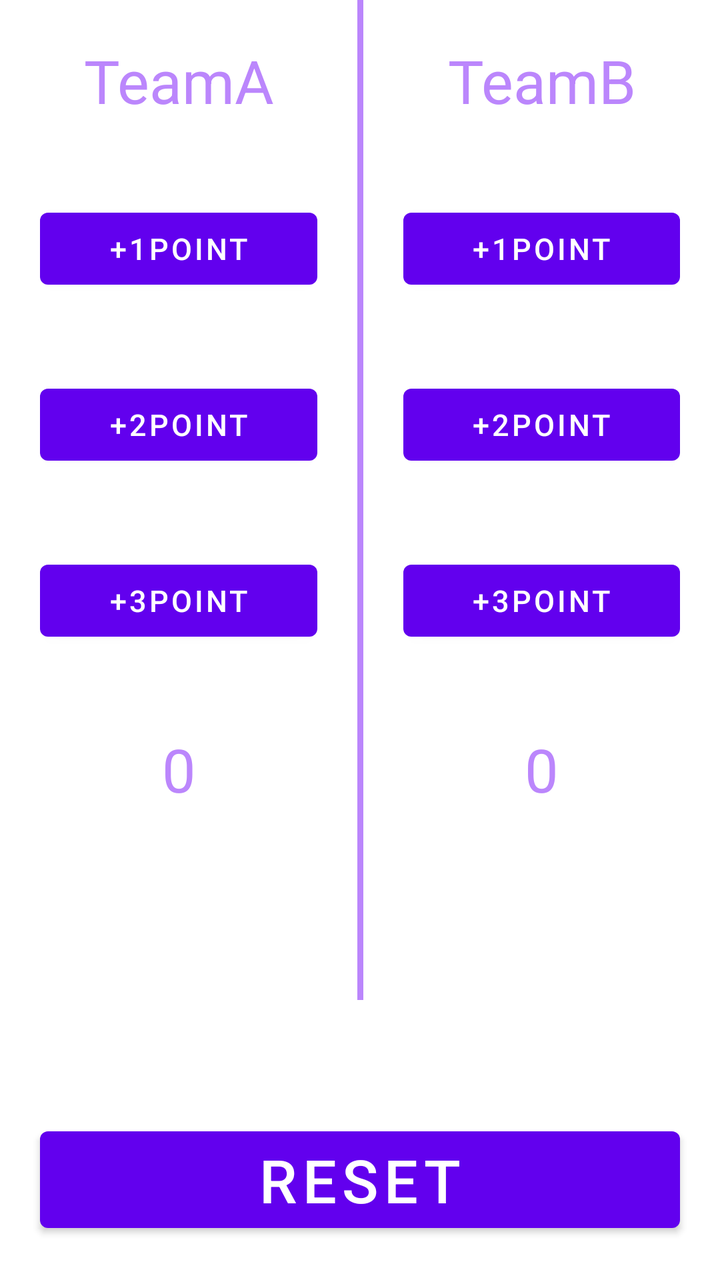
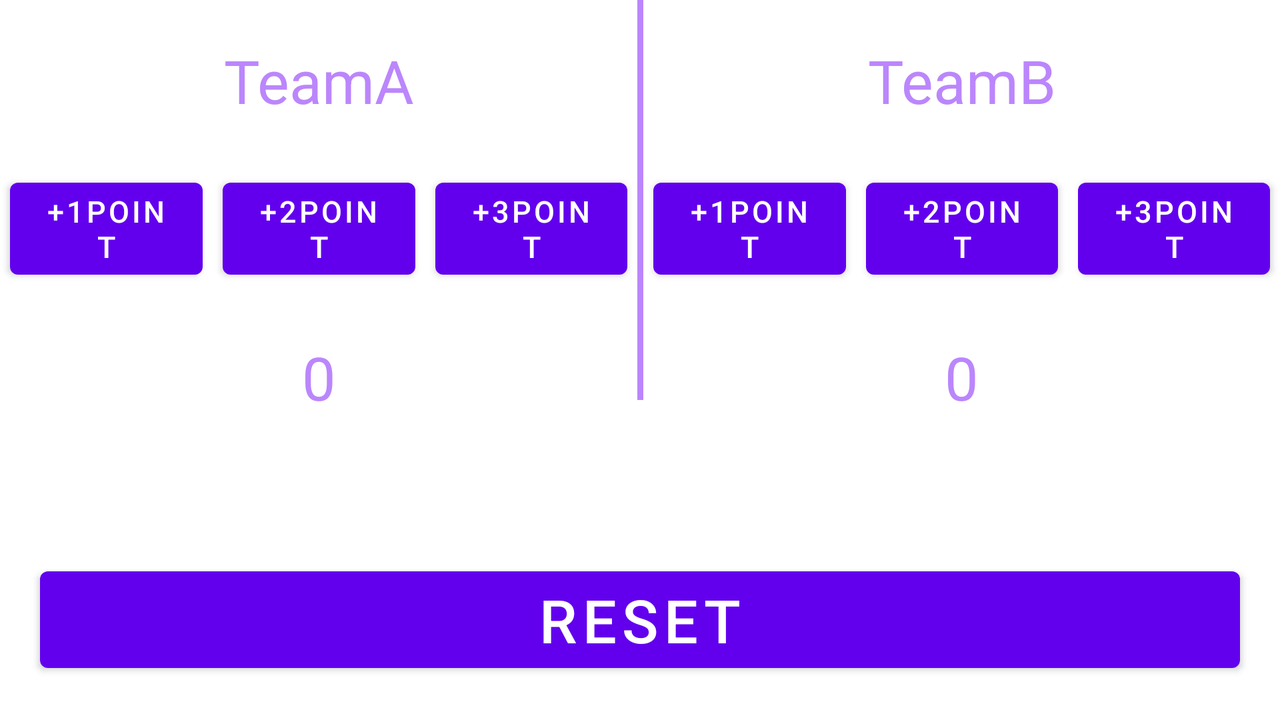

Compare how this app lays out the same screen by default and in its alternative resource folder. The renders come first, then the two layout files and the values they reference.
<!-- AndroidManifest.xml: application theme Theme.MyCount -->
<!-- res/layout/activity_main.xml -->
<?xml version="1.0" encoding="utf-8"?>
<androidx.constraintlayout.widget.ConstraintLayout xmlns:android="http://schemas.android.com/apk/res/android"
    xmlns:app="http://schemas.android.com/apk/res-auto"
    xmlns:tools="http://schemas.android.com/tools"
    android:layout_width="match_parent"
    android:layout_height="match_parent"
    tools:context=".MainActivity">

    <LinearLayout
        android:layout_width="match_parent"
        android:layout_height="match_parent"
        android:layout_gravity="center"
        android:orientation="horizontal">

        <LinearLayout
            android:layout_width="match_parent"
            android:layout_height="wrap_content"
            android:layout_weight="1"
            android:orientation="vertical">

            <TextView
                android:id="@+id/textView"
                android:layout_width="match_parent"
                android:layout_height="wrap_content"
                android:layout_margin="20dp"
                android:gravity="center"
                android:text="TeamA"
                android:textColor="@color/purple_200"
                android:textSize="30dp" />

            <Button
                android:id="@+id/button"
                android:layout_width="match_parent"
                android:layout_height="wrap_content"
                android:layout_margin="20dp"
                android:gravity="center"
                android:onClick="OnClick1"
                android:text="+1Point"
                android:textSize="15dp" />

            <Button
                android:id="@+id/button2"
                android:layout_width="match_parent"
                android:layout_height="wrap_content"
                android:layout_margin="20dp"
                android:gravity="center"
                android:onClick="OnClick1"
                android:text="+2Point"
                android:textSize="15dp" />

            <Button
                android:id="@+id/button3"
                android:layout_width="match_parent"
                android:layout_height="wrap_content"
                android:layout_margin="20dp"
                android:gravity="center"
                android:onClick="OnClick1"
                android:text="+3Point"
                android:textSize="15dp" />

            <TextView
                android:id="@+id/textView2"
                android:layout_width="match_parent"
                android:layout_height="wrap_content"
                android:layout_margin="20dp"
                android:layout_marginBottom="80dp"
                android:gravity="center"
                android:text="0"
                android:textColor="@color/purple_200"
                android:textSize="30dp"
                app:layout_constraintBottom_toTopOf="@+id/button4"
                app:layout_constraintEnd_toEndOf="@+id/button4" />

        </LinearLayout>

        <TextView
            android:layout_width="3dp"
            android:layout_height="500dp"
            android:background="@color/purple_200" />

        <LinearLayout
            android:layout_width="match_parent"
            android:layout_height="match_parent"
            android:layout_weight="1"
            android:orientation="vertical">

            <TextView
                android:id="@+id/textView1"
                android:layout_width="match_parent"
                android:layout_height="wrap_content"
                android:layout_margin="20dp"
                android:gravity="center"
                android:text="TeamB"
                android:textColor="@color/purple_200"
                android:textSize="30dp" />

            <Button
                android:id="@+id/button5"
                android:layout_width="match_parent"
                android:layout_height="wrap_content"
                android:layout_margin="20dp"
                android:gravity="center"
                android:onClick="OnClick2"
                android:text="+1Point"
                android:textSize="15dp" />

            <Button
                android:id="@+id/button6"
                android:layout_width="match_parent"
                android:layout_height="wrap_content"
                android:layout_margin="20dp"
                android:gravity="center"
                android:onClick="OnClick2"
                android:text="+2Point"
                android:textSize="15dp" />

            <Button
                android:id="@+id/button7"
                android:layout_width="match_parent"
                android:layout_height="wrap_content"
                android:layout_margin="20dp"
                android:gravity="center"
                android:onClick="OnClick2"
                android:text="+3Point"
                android:textSize="15dp" />

            <TextView
                android:id="@+id/textView3"
                android:layout_width="match_parent"
                android:layout_height="wrap_content"
                android:layout_margin="20dp"
                android:layout_marginBottom="80dp"
                android:gravity="center"
                android:text="0"
                android:textColor="@color/purple_200"
                android:textSize="30dp"
                app:layout_constraintBottom_toTopOf="@+id/button4"
                app:layout_constraintEnd_toEndOf="@+id/button4" />

        </LinearLayout>


    </LinearLayout>

    <Button
        android:id="@+id/button4"
        android:layout_width="match_parent"
        android:layout_height="wrap_content"
        android:layout_margin="20dp"
        android:gravity="center"
        android:onClick="OnClick3"
        android:text="RESET"
        android:textSize="30dp"
        app:layout_constraintBottom_toBottomOf="parent"
        tools:layout_editor_absoluteX="20dp" />

</androidx.constraintlayout.widget.ConstraintLayout>
<!-- resources referenced by this layout -->
<resources>
  <style name="Theme.MyCount" parent="Theme.MaterialComponents.DayNight.DarkActionBar">
          
          <item name="colorPrimary">@color/purple_500</item>
          <item name="colorPrimaryVariant">@color/purple_700</item>
          <item name="colorOnPrimary">@color/white</item>
          
          <item name="colorSecondary">@color/teal_200</item>
          <item name="colorSecondaryVariant">@color/teal_700</item>
          <item name="colorOnSecondary">@color/black</item>
          
          <item name="android:statusBarColor" tools:targetApi="l">?attr/colorPrimaryVariant</item>
          
      </style>
</resources>
<!-- res/layout-land/activity_main.xml (the repository's variant of the layout above) -->
<!-- drawn on the phone turned sideways -->
<?xml version="1.0" encoding="utf-8"?>
<androidx.constraintlayout.widget.ConstraintLayout xmlns:android="http://schemas.android.com/apk/res/android"
    xmlns:app="http://schemas.android.com/apk/res-auto"
    xmlns:tools="http://schemas.android.com/tools"
    android:layout_width="match_parent"
    android:layout_height="match_parent"
    tools:context=".MainActivity">

    <LinearLayout
        android:layout_width="match_parent"
        android:layout_height="match_parent"
        android:layout_gravity="center"
        android:orientation="horizontal">

        <LinearLayout
            android:layout_width="match_parent"
            android:layout_height="wrap_content"
            android:layout_weight="1"
            android:orientation="vertical">

            <TextView
                android:id="@+id/textView"
                android:layout_width="match_parent"
                android:layout_height="wrap_content"
                android:layout_margin="20dp"
                android:gravity="center"
                android:text="TeamA"
                android:textColor="@color/purple_200"
                android:textSize="30dp" />
            <LinearLayout
                android:layout_width="match_parent"
                android:layout_height="wrap_content"
                android:layout_weight="1"
                android:orientation="horizontal">
                <Button
                    android:id="@+id/button"
                    android:layout_width="wrap_content"
                    android:layout_weight="1"
                    android:layout_height="wrap_content"
                    android:layout_margin="5dp"
                    android:gravity="center"
                    android:onClick="OnClick1"
                    android:text="+1Point"
                    android:textSize="15dp" />

                <Button
                    android:id="@+id/button2"
                    android:layout_width="wrap_content"
                    android:layout_weight="1"                android:layout_height="wrap_content"
                    android:layout_margin="5dp"
                    android:gravity="center"
                    android:onClick="OnClick1"
                    android:text="+2Point"
                    android:textSize="15dp" />

                <Button
                    android:id="@+id/button3"
                    android:layout_width="wrap_content"
                    android:layout_weight="1"                android:layout_height="wrap_content"
                    android:layout_margin="5dp"
                    android:gravity="center"
                    android:onClick="OnClick1"
                    android:text="+3Point"
                    android:textSize="15dp" />

            </LinearLayout>


            <TextView
                android:id="@+id/textView2"
                android:layout_width="match_parent"
                android:layout_height="wrap_content"
                android:layout_margin="20dp"
                android:layout_marginBottom="80dp"
                android:gravity="center"
                android:text="0"
                android:textColor="@color/purple_200"
                android:textSize="30dp"
                app:layout_constraintBottom_toTopOf="@+id/button4"
                app:layout_constraintEnd_toEndOf="@+id/button4" />

        </LinearLayout>

        <TextView
            android:layout_width="3dp"
            android:layout_height="200dp"
            android:background="@color/purple_200" />

        <LinearLayout
            android:layout_width="match_parent"
            android:layout_height="wrap_content"
            android:layout_weight="1"
            android:orientation="vertical">

            <TextView
                android:id="@+id/textView1"
                android:layout_width="match_parent"
                android:layout_height="wrap_content"
                android:layout_margin="20dp"
                android:gravity="center"
                android:text="TeamB"
                android:textColor="@color/purple_200"
                android:textSize="30dp" />
            <LinearLayout
                android:layout_width="match_parent"
                android:layout_height="wrap_content"
                android:layout_weight="1"
                android:orientation="horizontal">
                <Button
                    android:id="@+id/button5"
                    android:layout_width="wrap_content"
                    android:layout_height="wrap_content"
                    android:layout_weight="1"
                    android:layout_margin="5dp"
                    android:gravity="center"
                    android:onClick="OnClick2"
                    android:text="+1Point"
                    android:textSize="15dp" />

                <Button
                    android:id="@+id/button6"
                    android:layout_width="wrap_content"
                    android:layout_height="wrap_content"
                    android:layout_weight="1"
                    android:layout_margin="5dp"
                    android:gravity="center"
                    android:onClick="OnClick2"
                    android:text="+2Point"
                    android:textSize="15dp" />

                <Button
                    android:id="@+id/button7"
                    android:layout_width="wrap_content"
                    android:layout_height="wrap_content"
                    android:layout_weight="1"
                    android:layout_margin="5dp"
                    android:gravity="center"
                    android:onClick="OnClick2"
                    android:text="+3Point"
                    android:textSize="15dp" />

            </LinearLayout>



            <TextView
                android:id="@+id/textView3"
                android:layout_width="match_parent"
                android:layout_height="wrap_content"
                android:layout_margin="20dp"
                android:layout_marginBottom="80dp"
                android:gravity="center"
                android:text="0"
                android:textColor="@color/purple_200"
                android:textSize="30dp"
                app:layout_constraintBottom_toTopOf="@+id/button4"
                app:layout_constraintEnd_toEndOf="@+id/button4" />

        </LinearLayout>


    </LinearLayout>

    <Button
        android:id="@+id/button4"
        android:layout_width="match_parent"
        android:layout_height="wrap_content"
        android:layout_margin="20dp"
        android:gravity="center"
        android:onClick="OnClick3"
        android:text="RESET"
        android:textSize="30dp"
        app:layout_constraintBottom_toBottomOf="parent"
        tools:layout_editor_absoluteX="20dp" />

</androidx.constraintlayout.widget.ConstraintLayout>
